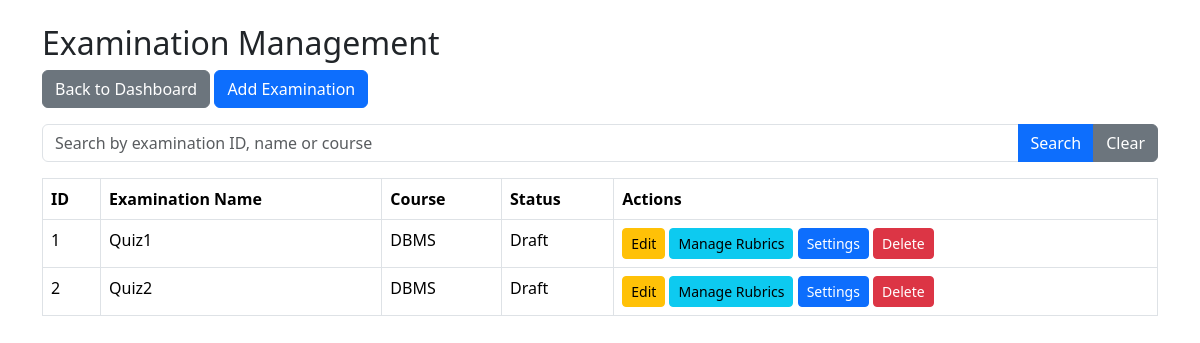
Page /examinations (signed in) on the earlier database version.
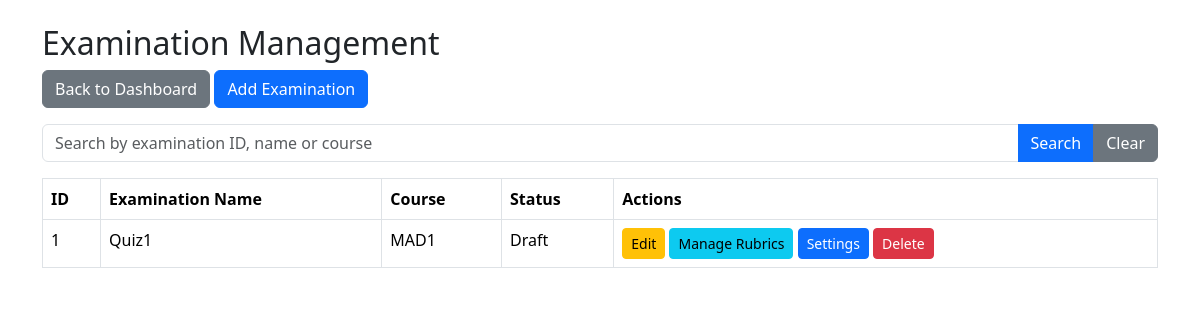
Same page on the later database version.
### models.py (models this page shows, shortened)
class Examination(db.Model):
    id = db.Column(db.Integer, primary_key=True)
    name = db.Column(db.String(100), nullable=False)
    course_id = db.Column(
        db.Integer, db.ForeignKey("course.id"), nullable=False
    )
    status = db.Column(db.String(30), default="Draft")
    slot_creation_start = db.Column(db.String(30))
    slot_creation_end = db.Column(db.String(30))
    booking_start = db.Column(db.String(30))
    booking_end = db.Column(db.String(30))
    slot_creation_open = db.Column(db.Boolean, default=False)
    booking_open = db.Column(db.Boolean, default=False)
    course = db.relationship("Course", backref="examinations")

class Course(db.Model):
    id = db.Column(db.Integer, primary_key=True)
    name = db.Column(db.String(100), nullable=False)
    description = db.Column(db.String(500))

### app.py (the view, shortened to what this page needs)
@app.route("/examinations")
@role_required("Admin")
def examinations():
    search = request.args.get("search", "").strip().lower()
    all_examinations = Examination.query.all()
    return render_template(
        "examinations.html",
        examinations=all_examinations,
        search=search
    )

### app.py (called while the page is built)
def role_required(required_role):
    def decorator(function):
        @wraps(function)
        def wrapper(*args, **kwargs):
            if "user_id" not in session:
                return redirect(url_for("login"))
            user = User.query.get(session["user_id"])
            if not user.is_active:
                session.clear()
                return redirect(url_for("login"))
            if user is None:
                session.clear()
                return redirect(url_for("login"))
            if user.role != required_role:
                abort(403)
            if user.role == "Examiner" and not user.is_approved:
                session.clear()
                return redirect(url_for("login"))
            return function(*args, **kwargs)
        return wrapper
    return decorator

### templates/examinations.html (shortened to what this page needs)
<!DOCTYPE html>
<html>
<head>
    <link href="https://cdn.jsdelivr.net/npm/bootstrap@5.3.3/dist/css/bootstrap.min.css"
          rel="stylesheet">
</head>
<body>
<div class="container mt-4">
    <h2>Examination Management</h2>
    <a href="{{ url_for('admin_dashboard') }}"
       class="btn btn-secondary mb-3">
        Back to Dashboard
    </a>
    <a href="{{ url_for('add_examination') }}"
       class="btn btn-primary mb-3">
        Add Examination
    </a>
    <form method="GET" class="mb-3">
        <div class="input-group">
            <input type="text"
                   name="search"
                   class="form-control"
                   placeholder="Search by examination ID, name or course"
                   value="{{ search }}">
            <button type="submit" class="btn btn-primary">
                Search
            </button>
            <a href="{{ url_for('examinations') }}"
               class="btn btn-secondary">
                Clear
            </a>
        </div>
    </form>
    <table class="table table-bordered">
        <thead>
            <tr>
                <th>ID</th>
                <th>Examination Name</th>
                <th>Course</th>
                <th>Status</th>
                <th>Actions</th>
            </tr>
        </thead>
        <tbody>
            {% for examination in examinations %}
            <tr>
                <td>{{ examination.id }}</td>
                <td>{{ examination.name }}</td>
                <td>{{ examination.course.name }}</td>
                <td>{{ examination.status }}</td>
                <td>
                    <a href="{{ url_for('edit_examination',
                                        examination_id=examination.id) }}"
                       class="btn btn-warning btn-sm">
                        Edit
                    </a>
                    <a href="{{ url_for('manage_rubrics',
                                        examination_id=examination.id) }}"
                       class="btn btn-info btn-sm">
                        Manage Rubrics
                    </a>
                    <a href="{{ url_for('examination_settings',
                                        examination_id=examination.id) }}"
                       class="btn btn-primary btn-sm">
                        Settings
                    </a>
                    <form action="{{ url_for('delete_examination',
                                             examination_id=examination.id) }}"
                          method="POST"
                          style="display:inline;">
                        <button type="submit"
                                class="btn btn-danger btn-sm">
                            Delete
                        </button>
                    </form>
                </td>
            </tr>
            {% else %}
            <tr>
                <td colspan="5" class="text-center">
                    No examinations found.
                </td>
            </tr>
            {% endfor %}
        </tbody>
    </table>
</div>
</body>
</html>

Differences in the rows shown:
removed Examination: id "2", name "Quiz2", course.name "DBMS", status "Draft"
changed Examination "Quiz1": course.name "DBMS" → "MAD1"
